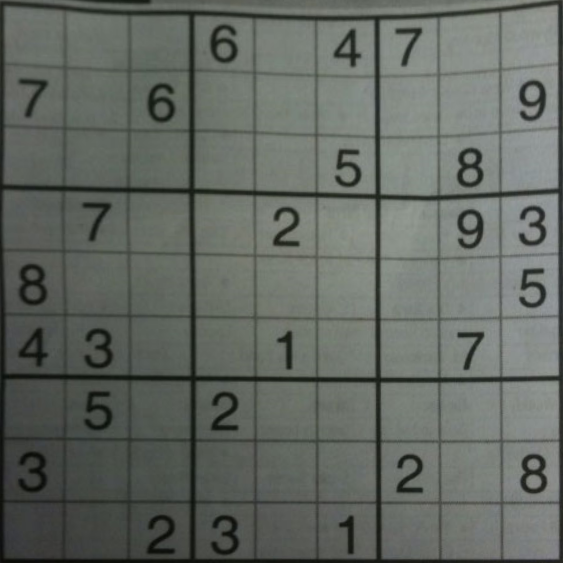
#> input picture week04/images/sudoku.png, 563 x 563 px
$ jupyter execute z.ipynb
#> lines starting #> are read from the running program, lines starting #| are printed output that depends on the picture; after the words box and inside, x2 and y2 are one past the last pixel; in counts of white or black regions, pixels touching at a corner belong together
[cell 1]
# Import necessary libraries
import cv2
import numpy as np
from matplotlib import pyplot as plt

# Utility function to display an image
def display_image(title, image):
    plt.figure(figsize=(6, 6))
    if len(image.shape) == 2:
        plt.imshow(image, cmap='gray')
    else:
        plt.imshow(cv2.cvtColor(image, cv2.COLOR_BGR2RGB))
    plt.title(title)
    plt.axis('off')
    plt.show()

# Load an example image
image = cv2.imread(cv2.samples.findFile('./images/sudoku.png'), 0)  # Load in grayscale
#> image: shape (563, 563); min 9, max 155, mean 101.4


# Display the original image
display_image("Original Image", image)

[cell 2]
# Section 1: Simple Thresholding
_, thresh_binary = cv2.threshold(image, 127, 255, cv2.THRESH_BINARY)
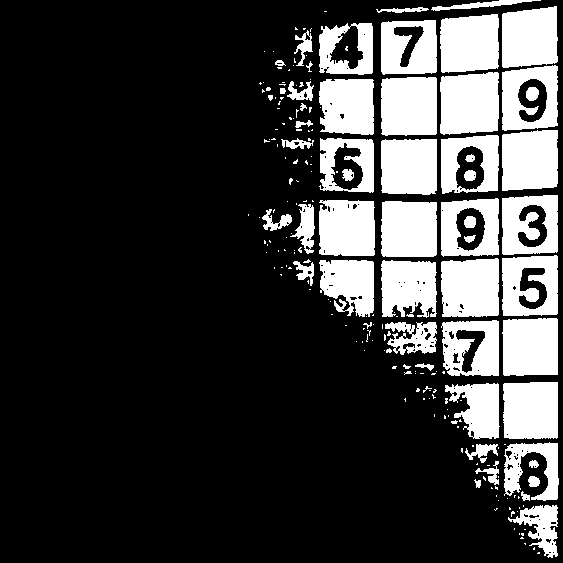
#> thresh_binary: shape (563, 563); 23.2% white; 207 white regions (150 under 20 px), largest, box (x1, y1, x2, y2) and area: (440, 72, 499, 135) 3385, (441, 258, 499, 317) 3213, (381, 77, 437, 136) 3200
_, thresh_binary_inv = cv2.threshold(image, 127, 255, cv2.THRESH_BINARY_INV)
_, thresh_trunc = cv2.threshold(image, 127, 255, cv2.THRESH_TRUNC)
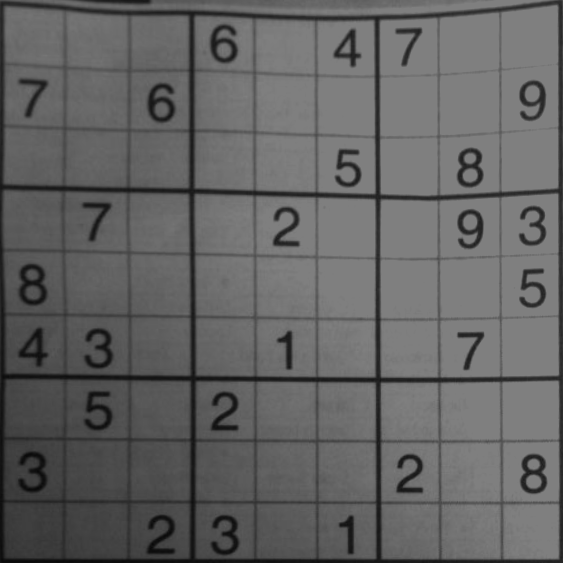
#> thresh_trunc: shape (563, 563); min 9, max 127, mean 99.1
_, thresh_tozero = cv2.threshold(image, 127, 255, cv2.THRESH_TOZERO)
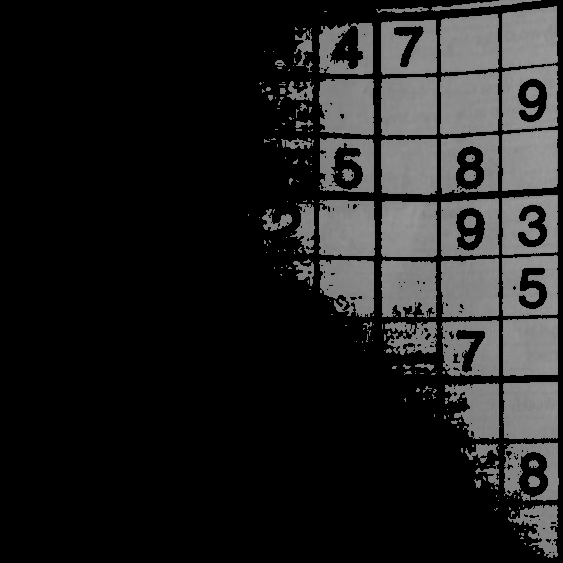
#> thresh_tozero: shape (563, 563); min 0, max 155, mean 31.9
_, thresh_tozero_inv = cv2.threshold(image, 127, 255, cv2.THRESH_TOZERO_INV)
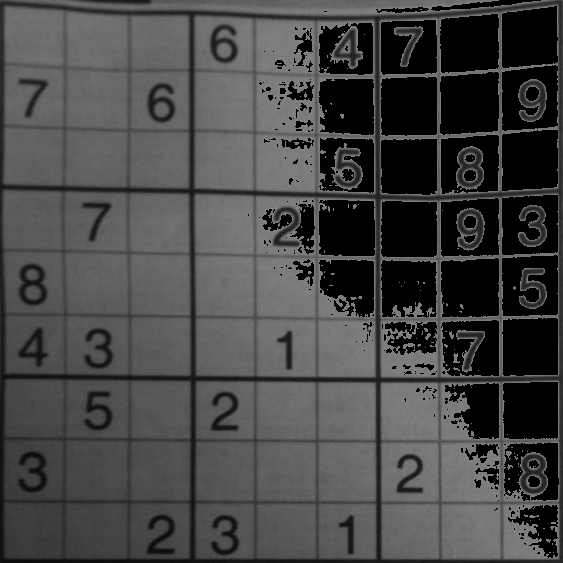
#> thresh_tozero_inv: shape (563, 563); min 0, max 127, mean 69.6

# Display results
threshold_methods = {
    "Binary": thresh_binary,
    "Binary Inverted": thresh_binary_inv,
    "Truncate": thresh_trunc,
    "ToZero": thresh_tozero,
    "ToZero Inverted": thresh_tozero_inv
}

for title, img in threshold_methods.items():
    display_image(title, img)
#> this loop made 5 passes
#> title on passes 1 to 5: 'Binary', 'Binary Inverted', 'Truncate', 'ToZero', 'ToZero Inverted'

[cell 3]
# Section 2: Adaptive Thresholding
adaptive_thresh_mean = cv2.adaptiveThreshold(
    image, 255, cv2.ADAPTIVE_THRESH_MEAN_C, cv2.THRESH_BINARY, 11, 2
)
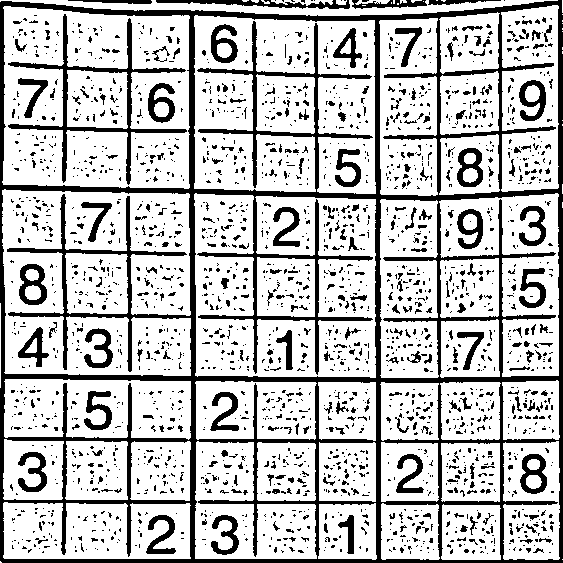
#> adaptive_thresh_mean: shape (563, 563); 75.9% white; 2239 black regions (1977 under 20 px), largest, box (x1, y1, x2, y2) and area: (0, 0, 563, 563) 41244, (8, 14, 187, 185) 2785, (156, 0, 350, 9) 794
adaptive_thresh_gaussian = cv2.adaptiveThreshold(
    image, 255, cv2.ADAPTIVE_THRESH_GAUSSIAN_C, cv2.THRESH_BINARY, 11, 2
)
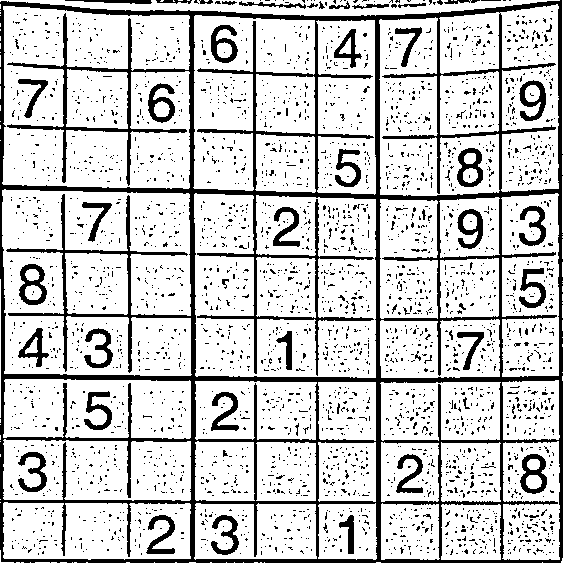
#> adaptive_thresh_gaussian: shape (563, 563); 80.2% white; 3135 black regions (3077 under 20 px), largest, box (x1, y1, x2, y2) and area: (0, 0, 563, 563) 38160, (19, 264, 47, 305) 553, (520, 454, 547, 494) 537

# Display results
display_image("Adaptive Mean Thresholding", adaptive_thresh_mean)
display_image("Adaptive Gaussian Thresholding", adaptive_thresh_gaussian)

# Section 3: Otsu's Thresholding
# Global thresholding for comparison
_, global_thresh = cv2.threshold(image, 127, 255, cv2.THRESH_BINARY)

# Otsu's thresholding
_, otsu_thresh = cv2.threshold(image, 0, 255, cv2.THRESH_BINARY + cv2.THRESH_OTSU)
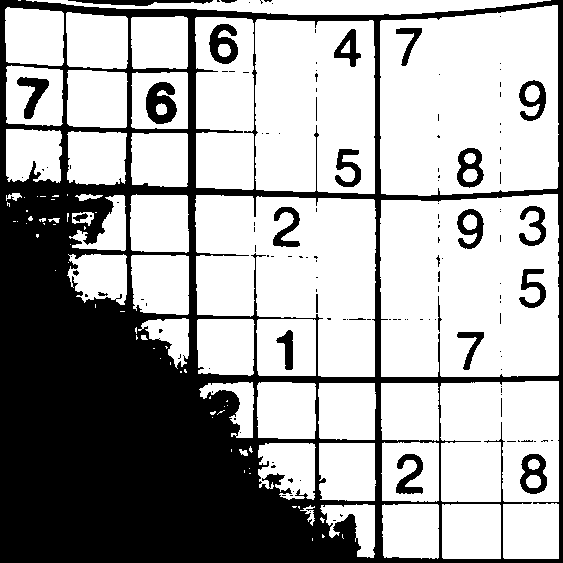
#> otsu_thresh: shape (563, 563); 64.8% white; 138 black regions (110 under 20 px), largest, box (x1, y1, x2, y2) and area: (0, 0, 563, 563) 101823, (146, 82, 177, 124) 873, (209, 24, 238, 64) 698

# Display results
display_image("Global Thresholding", global_thresh)
display_image("Otsu's Thresholding", otsu_thresh)

# Section 4: Exercises for Students
print("Exercises:")
print("1. Try different values for the threshold in simple thresholding.")
print("2. Experiment with the blockSize and C parameters in adaptive thresholding.")
print("3. Use Otsu's thresholding on a different image and compare results.")
print("4. Combine thresholding techniques to create an edge detection pipeline.")
